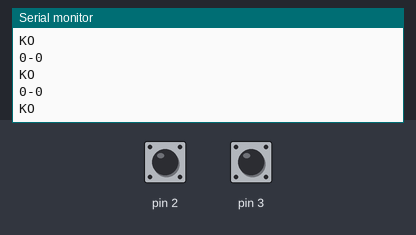
The sketch below on a simulated Arduino Uno, built with avr-gcc and run on an emulated ATmega328P. On the bench: the last lines printed to the serial monitor. The inputs (shaded band) are chosen by the test bench; at power-on: pin 2 HIGH, pin 3 HIGH.

Above: at 1.4 s.
1.5 s: pin 2 pulled LOW for 0.35 s
At 1.71 s:
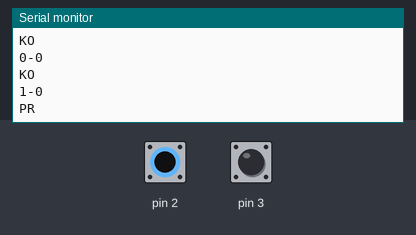
3.3 s: pin 3 pulled LOW for 0.35 s
At 3.51 s:
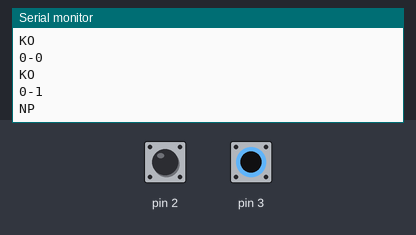

The sketch:

securebutton1.ino
```cpp
void setup() {
  Serial.begin(9600);
  pinMode(2, INPUT_PULLUP);
  pinMode(3, INPUT_PULLUP);
}

void loop() {
  int a = !digitalRead(2);
  int b = !digitalRead(3);

  Serial.print(a);Serial.print("-");Serial.println(b);

  if (!a & b) {
    Serial.println("NP");
  } else if (a & !b) {
    Serial.println("PR");
  } else if (!a & !b) {
    Serial.println("KO");
  }
  delay(300);
}
```

Measured:
- after the input at 1.5 s, the serial monitor: prints a new line at once (image 1)
- after the input at 3.3 s, the serial monitor: prints a new line at once (image 2)
